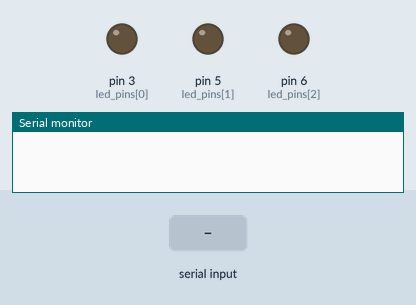
This sketch was run on a simulated Arduino Uno, built with avr-gcc and run on an emulated ATmega328P. Parts: output pins drawn as LEDs (lit = HIGH), the last lines printed to the serial monitor. The test bench sets the inputs (shaded band).

Above: at 1.2 s.
1.3 s: "30,150\n" received over Serial
At 3.5 s:
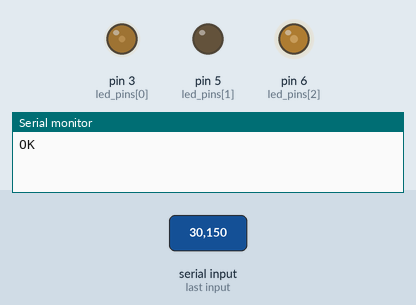
3.8 s: "90,45\n" received over Serial
Timing chart, 0 to 6.8 s (numbered marks = the images above; inputs shaded):
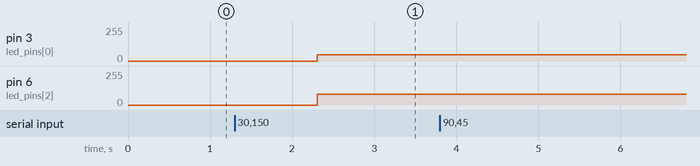

Measured:
- after the input at 1.3 s, pin 3 (led_pins[0]): 0/255 → 48/255 after 1.0 s; pin 6 (led_pins[2]): 0/255 → 80/255 after 1.0 s

The sketch:

LED_2020.ino
```cpp
int led_pins[] = {3, 5, 6};
int led_vals[] = {0, 0, 0};
String incoming = "";

int r, g, b;

void setup() {
  Serial.begin(9600); // open the serial port at 9600 bps
  // configure led pins
  for(int i = 0; i < sizeof(led_pins) ; i++){
    pinMode(led_pins[i], OUTPUT);
  }
}

// filler method for rainbow mode
void do_rainbow(){
  Serial.println("Rainbowing");
}

// parses hex string into rgb values, stores those values in led_vals
void parse_str(String str){
  String r_str = str.substring(0, 2);
  String g_str = str.substring(2, 4);
  String b_str = str.substring(4, 6);

  sscanf(r_str.c_str(), "%02x", &r);
  sscanf(g_str.c_str(), "%02x", &g);
  sscanf(b_str.c_str(), "%02x", &b);

  led_vals[0] = r;
  led_vals[1] = g;
  led_vals[2] = b;

}

// use parsed rgb-values as analog signals for MOSFETs
void set_led_vals(){
  for(int i = 0; i < sizeof(led_pins); i++){
    analogWrite(led_pins[i], led_vals[i]);
  }
}
void Main(){
  if(Serial.available() > 0){
    Serial.write("OK");
    incoming = Serial.readString();
    if(incoming.length() == 8){ // "RAINBOW" str is also null terminated, so it will have length of 7 plus one for the null-term. character/
      do_rainbow();
    } else if(incoming.length() == 7){ // Hex string is length 6, plus one since it is null-terminated.
      parse_str(incoming);
      set_led_vals();
    } else {
      Serial.println("Gibberish");
    }
  }

}

void loop() {
  Main();
}
```
